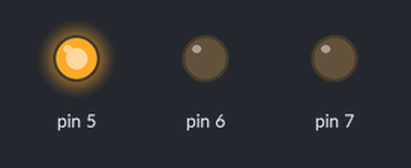
A sketch run on a simulated Arduino Uno, built with avr-gcc and run on an emulated ATmega328P. On the bench: output pins drawn as LEDs (lit = HIGH).

Above: at 2.5 s.
At 5.7 s:
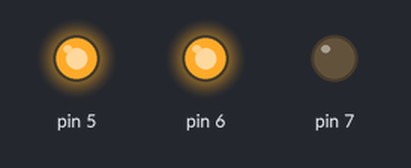
At 9.0 s:
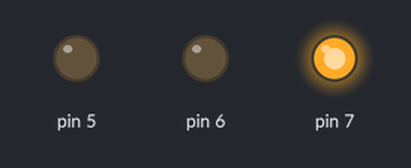
At 12.0 s:
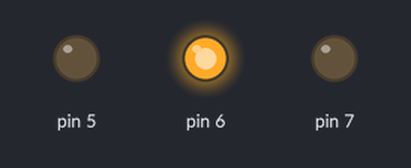
At 13.0 s:
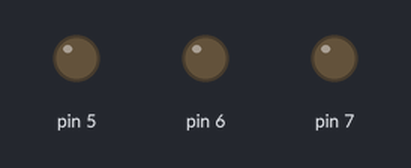
Timing chart, 0 to 17.6 s (numbered marks = the images above):
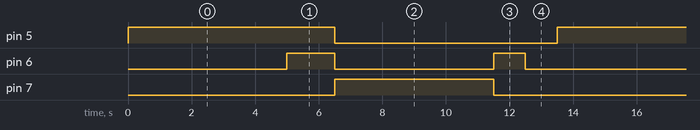

Measured:
- by itself, pin 5: alternates HIGH for 6.5 s and LOW for 7.0 s
- by itself, pin 6: repeats every 13.5 s: LOW 5.0 s, HIGH 1.0 s, LOW 6.0 s, HIGH 1.5 s
- by itself, pin 7: alternates HIGH for 5.0 s and LOW for 8.5 s

The sketch:

Traffic_Light.ino
```cpp
void setup() {
  pinMode(5,OUTPUT);
  pinMode(6,OUTPUT);
  pinMode(7,OUTPUT);

}

void loop() {
  digitalWrite(5,HIGH);
  delay(5000);
  digitalWrite(5,HIGH);
  digitalWrite(6,HIGH);
  delay(1500);
  digitalWrite(6,LOW);
  digitalWrite(5,LOW);
  digitalWrite(7,HIGH);
  delay(5000);
  digitalWrite(7,LOW);
  digitalWrite(6,HIGH);
  delay(1000);
  digitalWrite(6,LOW);
  delay(1000);


}
```
